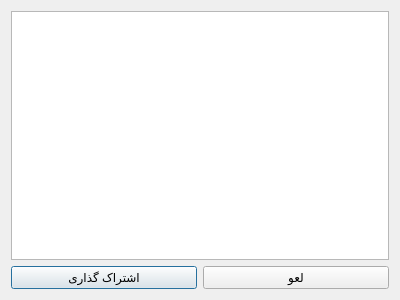
<?xml version="1.0" encoding="UTF-8"?>
<ui version="4.0">
 <class>Dialog</class>
 <widget class="QDialog" name="Dialog">
  <property name="geometry">
   <rect>
    <x>0</x>
    <y>0</y>
    <width>400</width>
    <height>300</height>
   </rect>
  </property>
  <property name="minimumSize">
   <size>
    <width>400</width>
    <height>300</height>
   </size>
  </property>
  <property name="maximumSize">
   <size>
    <width>400</width>
    <height>300</height>
   </size>
  </property>
  <property name="windowTitle">
   <string>موضوع های اشتراک گذاشته شده</string>
  </property>
  <layout class="QVBoxLayout" name="verticalLayout">
   <item>
    <widget class="QTreeView" name="treeSections"/>
   </item>
   <item>
    <layout class="QHBoxLayout" name="horizontalLayout">
     <item>
      <widget class="QPushButton" name="btnFinish">
       <property name="text">
        <string>اشتراک گذاری</string>
       </property>
      </widget>
     </item>
     <item>
      <widget class="QPushButton" name="btnCancel">
       <property name="text">
        <string>لعو</string>
       </property>
      </widget>
     </item>
    </layout>
   </item>
  </layout>
 </widget>
 <resources/>
 <connections/>
</ui>
